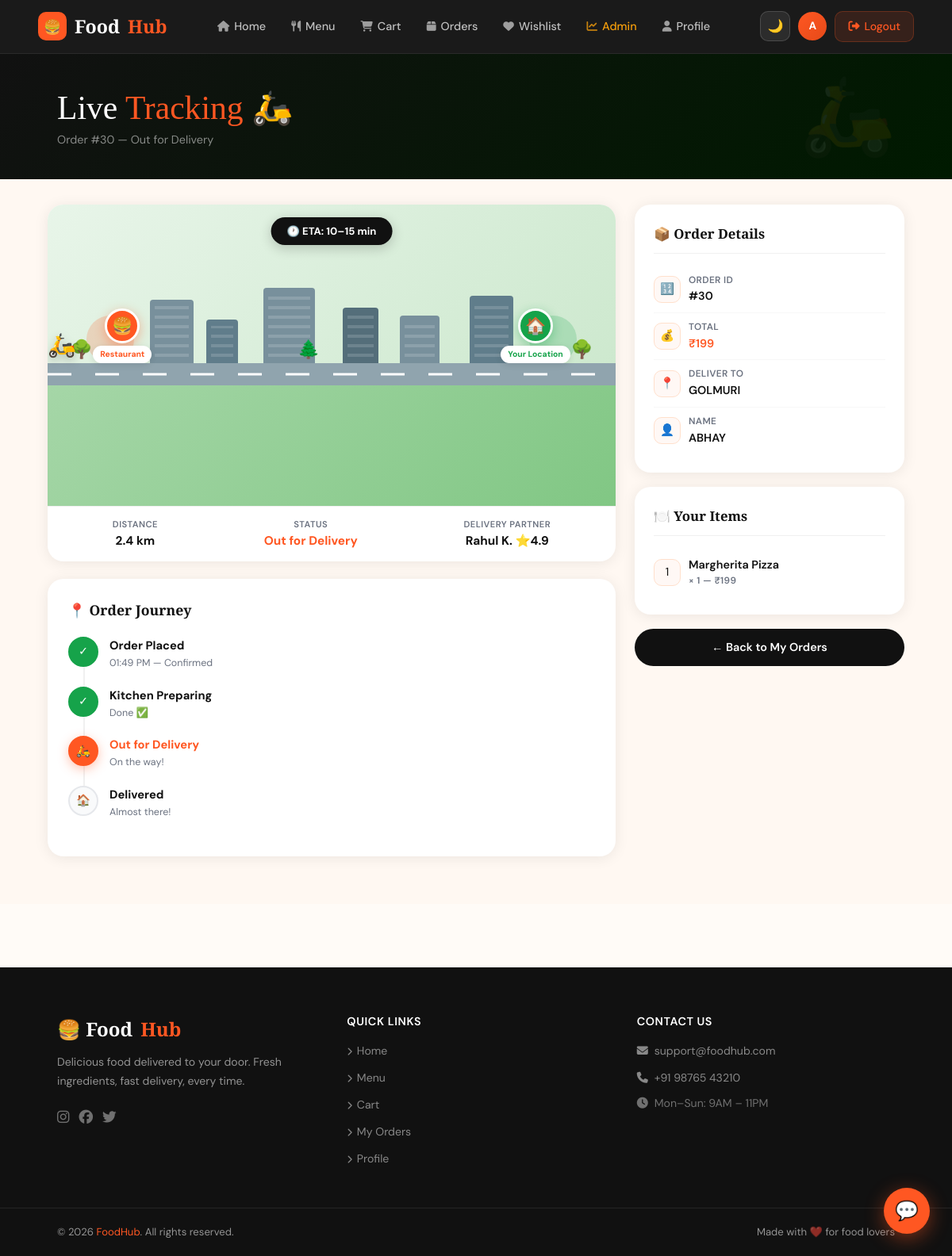
/track/30/ (signed in), run on the app's committed database.
### core/models.py (models this page shows, shortened)
class Order(models.Model):
    STATUS_CHOICES = [
        ('Pending', 'Pending'),
        ('Preparing', 'Preparing'),
        ('Out for Delivery', 'Out for Delivery'),
        ('Delivered', 'Delivered'),
        ('Cancelled', 'Cancelled'),
    ]
    user = models.ForeignKey(User, on_delete=models.CASCADE)
    full_name = models.CharField(max_length=200)
    address = models.TextField()
    phone = models.CharField(max_length=15)
    total_amount = models.DecimalField(max_digits=8, decimal_places=2, default=0)
    status = models.CharField(max_length=20, choices=STATUS_CHOICES, default='Pending')
    created_at = models.DateTimeField(auto_now_add=True)

class OrderItem(models.Model):
    order = models.ForeignKey(Order, related_name="items", on_delete=models.CASCADE)
    food = models.ForeignKey(FoodItem, on_delete=models.CASCADE)
    quantity = models.PositiveIntegerField(default=1)

class FoodItem(models.Model):
    category = models.ForeignKey(Category, on_delete=models.CASCADE)
    name = models.CharField(max_length=200)
    price = models.DecimalField(max_digits=6, decimal_places=2)
    description = models.TextField(blank=True)
    image = models.ImageField(upload_to='food_images/', null=True, blank=True)

### core/views.py (the view)
# urls.py: path('track/<int:order_id>/', views.order_tracking, name='order_tracking'),
@login_required
def order_tracking(request, order_id):
    order = get_object_or_404(Order, id=order_id, user=request.user)
    return render(request, 'core/tracking.html', {'order': order})

### core/templates/core/tracking.html (shortened to what this page needs)
{% extends 'core/base.html' %}
{% load static %}
{% block content %}
<div class="page-header">
  <h1>Live <span>Tracking</span> 🛵</h1>
  <p>Order #{{ order.id }} — {{ order.status }}</p>
</div>
<div class="track-layout">
  <div>
    <div class="map-card">
      <div class="map-container">
        <div class="eta-badge">
          🕐 ETA:
          {% if order.status == 'Preparing' %}25–30 min
          {% elif order.status == 'Out for Delivery' %}10–15 min
          {% elif order.status == 'Delivered' %}Delivered ✅
          {% else %}Calculating...{% endif %}
        </div>
        <div class="pulse-home"></div>
        <div class="road"></div>
        <div class="building" style="left:18%;width:55px;height:80px;"></div>
        <div class="building" style="left:28%;width:40px;height:55px;background:#607d8b;"></div>
        <div class="building" style="left:38%;width:65px;height:95px;"></div>
        <div class="building" style="left:52%;width:45px;height:70px;background:#546e7a;"></div>
        <div class="building" style="left:62%;width:50px;height:60px;"></div>
        <div class="building" style="right:18%;width:55px;height:85px;background:#607d8b;"></div>
        <div class="tree" style="left:4%;">🌳</div>
        <div class="tree" style="left:44%;">🌲</div>
        <div class="tree" style="right:4%;">🌳</div>
        <div class="marker-rest">
          <div class="marker-rest__icon">🍔</div>
          <div class="marker-rest__label">Restaurant</div>
        </div>
        <div class="marker-home">
          <div class="marker-home__icon">🏠</div>
          <div class="marker-home__label">Your Location</div>
        </div>
        {% if order.status != 'Delivered' and order.status != 'Cancelled' %}
        <div class="bike">🛵</div>
        {% else %}
        <div style="position:absolute;bottom:calc(40% + 28px);right:8%;font-size:1.8rem;">✅</div>
        {% endif %}
        <div style="position:absolute;bottom:0;left:0;right:0;height:40%;background:linear-gradient(135deg,#a5d6a7,#81c784);"></div>
      </div>
      <div style="padding:14px 20px;display:flex;justify-content:space-around;border-top:1px solid #f0f0f0;flex-wrap:wrap;gap:10px;">
        <div style="text-align:center;">
          <div style="font-size:.7rem;color:var(--gray);font-weight:600;text-transform:uppercase;letter-spacing:.04em;">Distance</div>
          <div style="font-weight:700;color:var(--dark);font-size:.96rem;margin-top:2px;">2.4 km</div>
        </div>
        <div style="text-align:center;">
          <div style="font-size:.7rem;color:var(--gray);font-weight:600;text-transform:uppercase;letter-spacing:.04em;">Status</div>
          <div style="font-weight:700;color:var(--orange);font-size:.96rem;margin-top:2px;">{{ order.status }}</div>
        </div>
        <div style="text-align:center;">
          <div style="font-size:.7rem;color:var(--gray);font-weight:600;text-transform:uppercase;letter-spacing:.04em;">Delivery Partner</div>
          <div style="font-weight:700;color:var(--dark);font-size:.96rem;margin-top:2px;">Rahul K. ⭐4.9</div>
        </div>
      </div>
    </div>
    <div class="steps-card">
      <div class="steps-title">📍 Order Journey</div>
      <div class="step-row">
        <div class="step-dot done">✓</div>
        <div class="step-info">
          <div class="step-label">Order Placed</div>
          <div class="step-time">{{ order.created_at|date:"h:i A" }} — Confirmed</div>
        </div>
      </div>
      <div class="step-row">
        <div class="step-dot {% if order.status == 'Preparing' %}active{% elif order.status == 'Out for Delivery' or order.status == 'Delivered' %}done{% else %}wait{% endif %}">
          {% if order.status == 'Out for Delivery' or order.status == 'Delivered' %}✓{% else %}🔥{% endif %}
        </div>
        <div class="step-info">
          <div class="step-label {% if order.status == 'Preparing' %}active-label{% endif %}">Kitchen Preparing</div>
          <div class="step-time">
            {% if order.status == 'Preparing' %}In progress...
            {% elif order.status == 'Out for Delivery' or order.status == 'Delivered' %}Done ✅
            {% else %}Waiting{% endif %}
          </div>
        </div>
      </div>
      <div class="step-row">
        <div class="step-dot {% if order.status == 'Out for Delivery' %}active{% elif order.status == 'Delivered' %}done{% else %}wait{% endif %}">
          {% if order.status == 'Delivered' %}✓{% else %}🛵{% endif %}
        </div>
        <div class="step-info">
          <div class="step-label {% if order.status == 'Out for Delivery' %}active-label{% endif %}">Out for Delivery</div>
          <div class="step-time">
            {% if order.status == 'Out for Delivery' %}On the way!
            {% elif order.status == 'Delivered' %}Completed ✅
            {% else %}Soon...{% endif %}
          </div>
        </div>
      </div>
      <div class="step-row">
        <div class="step-dot {% if order.status == 'Delivered' %}done{% else %}wait{% endif %}">
          {% if order.status == 'Delivered' %}✓{% else %}🏠{% endif %}
        </div>
        <div class="step-info">
          <div class="step-label">Delivered</div>
          <div class="step-time">
            {% if order.status == 'Delivered' %}Enjoy your meal! 🎉
            {% else %}Almost there!{% endif %}
          </div>
        </div>
      </div>
    </div>
  </div>
  <div style="position:sticky;top:90px;">
    <div class="sidebar-card">
      <div class="sidebar-title">📦 Order Details</div>
      <div class="info-r">
        <div class="info-ic">🔢</div>
        <div><div class="info-lb">Order ID</div><div class="info-vl">#{{ order.id }}</div></div>
      </div>
      <div class="info-r">
        <div class="info-ic">💰</div>
        <div><div class="info-lb">Total</div><div class="info-vl" style="color:var(--orange);">₹{{ order.total_amount|floatformat:0 }}</div></div>
      </div>
      <div class="info-r">
        <div class="info-ic">📍</div>
        <div><div class="info-lb">Deliver To</div><div class="info-vl">{{ order.address|truncatechars:45 }}</div></div>
      </div>
      <div class="info-r">
        <div class="info-ic">👤</div>
        <div><div class="info-lb">Name</div><div class="info-vl">{{ order.full_name }}</div></div>
      </div>
    </div>
    <div class="sidebar-card">
      <div class="sidebar-title">🍽️ Your Items</div>
      {% for item in order.items.all %}
      <div class="info-r">
        <div class="info-ic">{{ forloop.counter }}</div>
        <div style="flex:1;">
          <div class="info-vl">{{ item.food.name }}</div>
          <div class="info-lb">× {{ item.quantity }} — ₹{{ item.food.price|floatformat:0 }}</div>
        </div>
      </div>
      {% endfor %}
    </div>
    <a href="{% url 'my_orders' %}" class="btn-back-orders">← Back to My Orders</a>
  </div>
</div>
{% endblock %}

### core/templates/core/base.html (shortened to what this page needs)
{% load static %}
<!doctype html>
<html lang="en">
<head>
  <link href="https://cdn.jsdelivr.net/npm/bootstrap@5.3.0/dist/css/bootstrap.min.css" rel="stylesheet"/>
  <link rel="stylesheet" href="https://cdnjs.cloudflare.com/ajax/libs/font-awesome/6.5.0/css/all.min.css"/>
  <link href="https://unpkg.com/aos@2.3.4/dist/aos.css" rel="stylesheet"/>
  <link rel="stylesheet" href="{% static 'css/style.css' %}"/>
</head>
<body>
  <nav class="navbar-custom" id="mainNav">
    <div class="navbar-inner">
      <a class="nav-brand" href="/">
        <div class="nav-brand-icon">🍔</div>
        Food<span>Hub</span>
      </a>
      <ul class="nav-links">
        <li>
          <a href="/" {% if request.resolver_match.url_name == 'home' %}class="active"{% endif %}>
            <i class="fa-solid fa-house"></i> Home
          </a>
        </li>
        <li>
          <a href="/foods/" {% if request.resolver_match.url_name == 'food_list' %}class="active"{% endif %}>
            <i class="fa-solid fa-utensils"></i> Menu
          </a>
        </li>
        <li>
          <a href="/cart/" class="cart-link {% if request.resolver_match.url_name == 'cart' %}active{% endif %}">
            <i class="fa-solid fa-cart-shopping"></i> Cart
          </a>
        </li>
        <li>
          <a href="/orders/" {% if request.resolver_match.url_name == 'my_orders' %}class="active"{% endif %}>
            <i class="fa-solid fa-box"></i> Orders
          </a>
        </li>
        <li>
          <a href="/wishlist/" {% if request.resolver_match.url_name == 'wishlist' %}class="active"{% endif %}>
            <i class="fa-solid fa-heart"></i> Wishlist
          </a>
        </li>
        {% if request.user.is_staff %}
        <li>
          <a href="/dashboard/" {% if request.resolver_match.url_name == 'dashboard' %}class="active"{% endif %} style="color:#f59e0b;">
            <i class="fa-solid fa-chart-line"></i> Admin
          </a>
        </li>
        {% endif %}
        <li>
          <a href="/profile/" {% if request.resolver_match.url_name == 'profile' %}class="active"{% endif %}>
            <i class="fa-solid fa-user"></i> Profile
          </a>
        </li>
      </ul>
      <div class="nav-right">
        <button id="darkToggle" onclick="toggleDark()"
                style="background:rgba(255,255,255,.08);border:1px solid rgba(255,255,255,.15);color:#fff;width:38px;height:38px;border-radius:10px;display:flex;align-items:center;justify-content:center;cursor:pointer;font-size:1rem;transition:all .2s;"
                title="Toggle Dark Mode">
          🌙
        </button>
        <a href="/profile/" class="nav-avatar" title="Profile">
          {{ request.user.username|slice:":1"|upper|default:"U" }}
        </a>
        <a href="/logout/" class="btn-logout">
          <i class="fa-solid fa-right-from-bracket"></i> Logout
        </a>
      </div>
    </div>
  </nav>
  <div class="content-wrap">
    {% block content %}{% endblock %}
  </div>
  <footer class="footer-custom">
    <div class="footer-top">
      <div>
        <div class="footer-brand-name">🍔 Food<span>Hub</span></div>
        <p class="footer-desc">Delicious food delivered to your door. Fresh ingredients, fast delivery, every time.</p>
        <div style="display:flex;gap:12px;">
          <a href="#" style="color:rgba(255,255,255,.4);font-size:1.1rem;transition:color .2s;" onmouseover="this.style.color='#FF5722'" onmouseout="this.style.color='rgba(255,255,255,.4)'"><i class="fa-brands fa-instagram"></i></a>
          <a href="#" style="color:rgba(255,255,255,.4);font-size:1.1rem;transition:color .2s;" onmouseover="this.style.color='#FF5722'" onmouseout="this.style.color='rgba(255,255,255,.4)'"><i class="fa-brands fa-facebook"></i></a>
          <a href="#" style="color:rgba(255,255,255,.4);font-size:1.1rem;transition:color .2s;" onmouseover="this.style.color='#FF5722'" onmouseout="this.style.color='rgba(255,255,255,.4)'"><i class="fa-brands fa-twitter"></i></a>
        </div>
      </div>
      <div class="footer-col">
        <h6>Quick Links</h6>
        <ul>
          <li><a href="/"><i class="fa-solid fa-chevron-right" style="font-size:.65rem;margin-right:6px;"></i>Home</a></li>
          <li><a href="/foods/"><i class="fa-solid fa-chevron-right" style="font-size:.65rem;margin-right:6px;"></i>Menu</a></li>
          <li><a href="/cart/"><i class="fa-solid fa-chevron-right" style="font-size:.65rem;margin-right:6px;"></i>Cart</a></li>
          <li><a href="/orders/"><i class="fa-solid fa-chevron-right" style="font-size:.65rem;margin-right:6px;"></i>My Orders</a></li>
          <li><a href="/profile/"><i class="fa-solid fa-chevron-right" style="font-size:.65rem;margin-right:6px;"></i>Profile</a></li>
        </ul>
      </div>
      <div class="footer-col">
        <h6>Contact Us</h6>
        <ul>
          <li><a href="mailto:support@foodhub.com"><i class="fa-solid fa-envelope" style="margin-right:8px;"></i>support@foodhub.com</a></li>
          <li><a href="tel:+919876543210"><i class="fa-solid fa-phone" style="margin-right:8px;"></i>+91 98765 43210</a></li>
          <li style="color:rgba(255,255,255,.4);font-size:.88rem;margin-top:4px;"><i class="fa-solid fa-clock" style="margin-right:8px;"></i>Mon–Sun: 9AM – 11PM</li>
        </ul>
      </div>
    </div>
    <div class="footer-bottom">
      <span>© 2026 <a href="/">FoodHub</a>. All rights reserved.</span>
      <span>Made with ❤️ for food lovers</span>
    </div>
  </footer>
  <div id="chatBtn" onclick="toggleChat()"
       style="position:fixed;bottom:28px;right:28px;z-index:8888;
              width:58px;height:58px;border-radius:50%;
              background:var(--orange);color:#fff;
              display:flex;align-items:center;justify-content:center;
              font-size:1.5rem;cursor:pointer;
              box-shadow:0 6px 24px rgba(255,87,34,.45);
              transition:transform .3s,box-shadow .3s;
              animation:chatPop .6s 2s cubic-bezier(.36,.07,.19,.97) both;"
       title="Chat with us">
    💬
  </div>
</body>
</html>

### data on the page
Order: id "30", status "Out for Delivery", created_at "01:49 PM", total_amount "199", address "GOLMURI", full_name "ABHAY"
OrderItem: food.name "Margherita Pizza", quantity "1", food.price "199"

### other printed values
{{ request.user.username|slice:":1"|upper|default:"U" }} "A"
